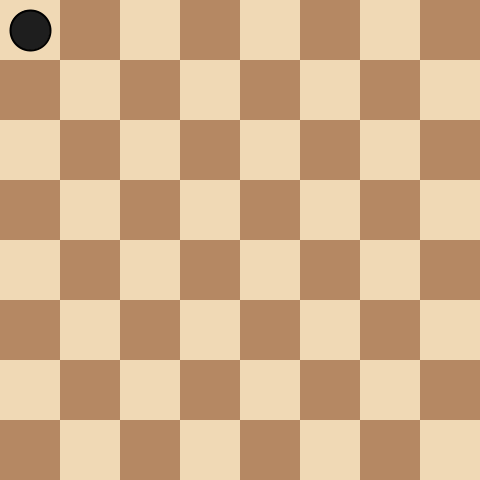
Frame 1 (no input)
Frame 60 (the mouse pressed at the canvas centre just before this capture): identical to frame 1, image omitted
Frame 120 (the mouse held since frame 60 and released just before this capture): identical to frame 1, image omitted

The Processing sketch that drew this single still picture (run headless with seeded random() and noise(); from frame 60 on, the mouse is pressed at the canvas centre):

// Processing sketch: extra_2_lopen
// ── extra_2_lopen.pde
// H08 - Extra uitdaging 2: Lopen
// Laat het schaakstuk over het bord lopen met de pijltjestoetsen.

int vakGrootte = 60;
int kolom = 0;
int rij = 0;

void setup() {
  size(480, 480);
}

void draw() {
  noStroke();
  for (int r = 0; r < 8; r++) {
    for (int k = 0; k < 8; k++) {
      if ((r + k) % 2 == 0) {
        fill(240, 217, 181);
      } else {
        fill(181, 136, 99);
      }
      rect(k * vakGrootte, r * vakGrootte, vakGrootte, vakGrootte);
    }
  }

  stroke(0, 0, 0);
  strokeWeight(2);
  fill(30, 30, 30);
  circle(kolom * vakGrootte + vakGrootte / 2, rij * vakGrootte + vakGrootte / 2, 40);
}

void keyPressed() {
  if (keyCode == LEFT && kolom > 0) {
    kolom--;
  } else if (keyCode == RIGHT && kolom < 7) {
    kolom++;
  } else if (keyCode == UP && rij > 0) {
    rij--;
  } else if (keyCode == DOWN && rij < 7) {
    rij++;
  }
}
